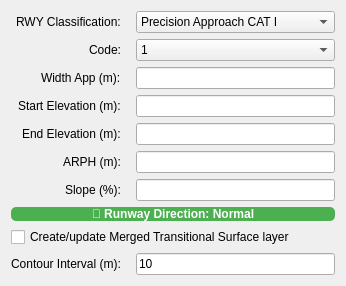
     <widget class="QWidget" name="tab_transitional">
    <layout class="QFormLayout" name="formLayout_transitional">
     <property name="fieldGrowthPolicy">
      <enum>QFormLayout::AllNonFixedFieldsGrow</enum>
     </property>
     <property name="labelAlignment">
      <set>Qt::AlignRight|Qt::AlignVCenter</set>
     </property>
     <property name="horizontalSpacing">
      <number>15</number>
     </property>
     <property name="verticalSpacing">
      <number>6</number>
     </property>
        <item row="0" column="0">
         <widget class="QLabel" name="label_rwyClassification_transitional">
          <property name="text">
           <string>RWY Classification:</string>
          </property>
         </widget>
        </item>
    <item row="0" column="1">
     <widget class="QComboBox" name="combo_rwyClassification_transitional">
      <property name="currentIndex">
       <number>2</number>
      </property>
      <item>
       <property name="text">
        <string>Non-instrument</string>
       </property>
      </item>
      <item>
       <property name="text">
        <string>Non-precision approach</string>
       </property>
      </item>
      <item>
       <property name="text">
        <string>Precision Approach CAT I</string>
       </property>
      </item>
      <item>
       <property name="text">
        <string>Precision Approach CAT II or III</string>
       </property>
      </item>
     </widget>
    </item>
        <item row="1" column="0">
         <widget class="QLabel" name="label_code_transitional">
          <property name="text">
           <string>Code:</string>
          </property>
         </widget>
        </item>
        <item row="1" column="1">
         <widget class="QComboBox" name="spin_code_transitional">
          <item>
           <property name="text">
            <string>1</string>
           </property>
          </item>
          <item>
           <property name="text">
            <string>2</string>
           </property>
          </item>
          <item>
           <property name="text">
            <string>3</string>
           </property>
          </item>
          <item>
           <property name="text">
            <string>4</string>
           </property>
          </item>
         </widget>
        </item>
        <item row="2" column="0">
         <widget class="QLabel" name="label_widthApp_transitional">
          <property name="text">
           <string>Width App (m):</string>
          </property>
         </widget>
        </item>
        <item row="2" column="1">
         <widget class="QLineEdit" name="spin_widthApp_transitional">

         </widget>
        </item>
        <item row="3" column="0">
         <widget class="QLabel" name="label_Z0_transitional">
          <property name="text">
          <string>Start Elevation (m):</string>
          </property>
         </widget>
        </item>
        <item row="3" column="1">
         <widget class="QLineEdit" name="spin_Z0_transitional">

         </widget>
        </item>
        <item row="4" column="0">
         <widget class="QLabel" name="label_ZE_transitional">
          <property name="text">
          <string>End Elevation (m):</string>
          </property>
         </widget>
        </item>
        <item row="4" column="1">
         <widget class="QLineEdit" name="spin_ZE_transitional">

         </widget>
        </item>
        <item row="5" column="0">
         <widget class="QLabel" name="label_ARPH_transitional">
          <property name="text">
           <string>ARPH (m):</string>
          </property>
         </widget>
        </item>
        <item row="5" column="1">
         <widget class="QLineEdit" name="spin_ARPH_transitional">

         </widget>
        </item>
    <item row="6" column="0">
     <widget class="QLabel" name="label_Tslope_transitional">
      <property name="text">
       <string>Slope (%):</string>
      </property>
     </widget>
    </item>
        <item row="6" column="1">
         <widget class="QLineEdit" name="spin_Tslope_transitional">

         </widget>
        </item>
        <item row="7" column="0" colspan="2">
         <widget class="QPushButton" name="button_rotate_transitional">
          <property name="text">
           <string>🔄 Runway Direction: Normal</string>
          </property>
          <property name="toolTip">
           <string>Toggle runway direction for transitional surface calculation - This literally uses the runway from the opposite direction</string>
          </property>
          <property name="checkable">
           <bool>true</bool>
          </property>
          <property name="minimumHeight">
           <number>35</number>
          </property>
          <property name="styleSheet">
           <string>QPushButton {
    background-color: #4CAF50;
    color: white;
    border: none;
    border-radius: 5px;
    font-weight: bold;
}
QPushButton:checked {
    background-color: #FF9800;
    color: white;
}
QPushButton:hover {
    background-color: #45a049;
}
QPushButton:checked:hover {
    background-color: #F57C00;
}</string>
          </property>
         </widget>
        </item>
        <item row="8" column="0" colspan="2">
         <widget class="QCheckBox" name="check_merge_transitional">
          <property name="text">
           <string>Create/update Merged Transitional Surface layer</string>
          </property>
          <property name="toolTip">
           <string>When checked, Calculate additionally maintains a separate 'Merged Transitional Surface' layer, dissolving this run's Left/Right geometries with whatever is already there by actual spatial overlap (elevation preserved). The individual 'RWY_Transition Surface' layer above is always created fresh and is never affected by this.

Must be checked on EVERY run you want included in the merge - including the first one. If it's unchecked for a run, that run is only added to the individual layer and is left out of the merge entirely.</string>
          </property>
          <property name="checked">
           <bool>false</bool>
          </property>
         </widget>
        </item>
        <item row="9" column="0">
         <widget class="QLabel" name="label_contour_interval_transitional">
          <property name="text">
           <string>Contour Interval (m):</string>
          </property>
         </widget>
        </item>
        <item row="9" column="1">
         <widget class="QLineEdit" name="spin_contour_interval_transitional">
          <property name="text">
           <string>10</string>
          </property>
          <property name="toolTip">
           <string>Elevation interval for contour lines in metres. Set to 0 to disable.</string>
          </property>
         </widget>
        </item>
       </layout>
      </widget>
